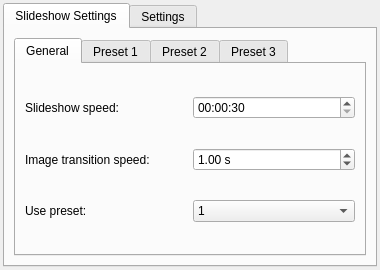
<?xml version="1.0" encoding="UTF-8"?>
<ui version="4.0">
 <class>Dialog</class>
 <widget class="QDialog" name="Dialog">
  <property name="windowModality">
   <enum>Qt::ApplicationModal</enum>
  </property>
  <property name="geometry">
   <rect>
    <x>0</x>
    <y>0</y>
    <width>380</width>
    <height>270</height>
   </rect>
  </property>
  <property name="minimumSize">
   <size>
    <width>380</width>
    <height>270</height>
   </size>
  </property>
  <property name="windowTitle">
   <string>Slideshow settings</string>
  </property>
  <layout class="QGridLayout" name="gridLayout">
   <property name="margin">
    <number>3</number>
   </property>
   <property name="spacing">
    <number>2</number>
   </property>
   <item row="0" column="0">
    <widget class="QTabWidget" name="settings_tabs">
     <property name="currentIndex">
      <number>0</number>
     </property>
     <widget class="QWidget" name="slideshow_settings_tab">
      <attribute name="title">
       <string>Slideshow Settings</string>
      </attribute>
      <layout class="QGridLayout" name="gridLayout_5">
       <item row="0" column="0" colspan="2">
        <widget class="QTabWidget" name="preset_tabs">
         <property name="currentIndex">
          <number>0</number>
         </property>
         <widget class="QWidget" name="tab_0">
          <attribute name="title">
           <string>General</string>
          </attribute>
          <layout class="QGridLayout" name="gridLayout_7">
           <item row="0" column="0">
            <widget class="QLabel" name="label">
             <property name="text">
              <string>Slideshow speed: </string>
             </property>
            </widget>
           </item>
           <item row="0" column="1">
            <widget class="QTimeEdit" name="base_speed_timeedit">
             <property name="frame">
              <bool>true</bool>
             </property>
             <property name="time">
              <time>
               <hour>0</hour>
               <minute>0</minute>
               <second>30</second>
              </time>
             </property>
             <property name="currentSection">
              <enum>QDateTimeEdit::MinuteSection</enum>
             </property>
            </widget>
           </item>
           <item row="1" column="0">
            <widget class="QLabel" name="label_3">
             <property name="toolTip">
              <string>The slideshow will transition for this amount of seconds before going to the next image.</string>
             </property>
             <property name="text">
              <string>Image transition speed: </string>
             </property>
            </widget>
           </item>
           <item row="1" column="1">
            <widget class="QDoubleSpinBox" name="transition_speed_spinner">
             <property name="readOnly">
              <bool>false</bool>
             </property>
             <property name="suffix">
              <string> s</string>
             </property>
             <property name="singleStep">
              <double>0.500000000000000</double>
             </property>
             <property name="value">
              <double>1.000000000000000</double>
             </property>
            </widget>
           </item>
           <item row="2" column="0">
            <widget class="QLabel" name="label_8">
             <property name="text">
              <string>Use preset:</string>
             </property>
            </widget>
           </item>
           <item row="2" column="1">
            <widget class="QComboBox" name="preset_selector">
             <item>
              <property name="text">
               <string>1</string>
              </property>
             </item>
             <item>
              <property name="text">
               <string>2</string>
              </property>
             </item>
             <item>
              <property name="text">
               <string>3</string>
              </property>
             </item>
            </widget>
           </item>
          </layout>
         </widget>
         <widget class="QWidget" name="tab_1">
          <attribute name="title">
           <string>Preset 1</string>
          </attribute>
          <layout class="QGridLayout" name="gridLayout_4">
           <item row="2" column="0">
            <widget class="QCheckBox" name="increment_speed_checkbox">
             <property name="text">
              <string>Increment slideshow speed?</string>
             </property>
            </widget>
           </item>
           <item row="3" column="0" colspan="2">
            <widget class="QGroupBox" name="groupBox">
             <property name="enabled">
              <bool>false</bool>
             </property>
             <property name="title">
              <string>Increment settings</string>
             </property>
             <layout class="QGridLayout" name="gridLayout_2">
              <item row="1" column="0">
               <widget class="QLabel" name="label_5">
                <property name="text">
                 <string>Slideshow time left: </string>
                </property>
               </widget>
              </item>
              <item row="0" column="1">
               <widget class="QSpinBox" name="increment_interval_spinner">
                <property name="suffix">
                 <string> image(s)</string>
                </property>
                <property name="minimum">
                 <number>1</number>
                </property>
                <property name="maximum">
                 <number>999999999</number>
                </property>
                <property name="value">
                 <number>5</number>
                </property>
               </widget>
              </item>
              <item row="0" column="0">
               <widget class="QLabel" name="label_2">
                <property name="text">
                 <string>Enter increment interval: </string>
                </property>
               </widget>
              </item>
              <item row="2" column="0">
               <widget class="QLabel" name="label_4">
                <property name="text">
                 <string>Total amount of images in slideshow:</string>
                </property>
               </widget>
              </item>
              <item row="2" column="1">
               <widget class="QLabel" name="increment_total_images_label">
                <property name="text">
                 <string>0</string>
                </property>
               </widget>
              </item>
              <item row="1" column="1">
               <widget class="QLabel" name="increment_time_left_label">
                <property name="text">
                 <string>00:00:00</string>
                </property>
               </widget>
              </item>
             </layout>
            </widget>
           </item>
          </layout>
         </widget>
         <widget class="QWidget" name="tab_2">
          <attribute name="title">
           <string>Preset 2</string>
          </attribute>
          <layout class="QGridLayout" name="gridLayout_3">
           <item row="0" column="0">
            <widget class="QLabel" name="label_6">
             <property name="text">
              <string>Total time:</string>
             </property>
            </widget>
           </item>
           <item row="0" column="1">
            <widget class="QTimeEdit" name="total_descval_time_edit">
             <property name="readOnly">
              <bool>false</bool>
             </property>
             <property name="buttonSymbols">
              <enum>QAbstractSpinBox::UpDownArrows</enum>
             </property>
             <property name="specialValueText">
              <string/>
             </property>
             <property name="accelerated">
              <bool>false</bool>
             </property>
             <property name="time">
              <time>
               <hour>0</hour>
               <minute>20</minute>
               <second>0</second>
              </time>
             </property>
             <property name="currentSection">
              <enum>QDateTimeEdit::MinuteSection</enum>
             </property>
             <property name="displayFormat">
              <string>H:mm:ss</string>
             </property>
             <property name="currentSectionIndex">
              <number>1</number>
             </property>
            </widget>
           </item>
           <item row="2" column="0">
            <widget class="QPushButton" name="add_preset_2_table_row">
             <property name="toolTip">
              <string>Add row</string>
             </property>
             <property name="text">
              <string/>
             </property>
             <property name="icon">
              <iconset resource="icons.qrc">
               <normaloff>:/Icons/Icons/plus.png</normaloff>:/Icons/Icons/plus.png</iconset>
             </property>
            </widget>
           </item>
           <item row="2" column="1">
            <widget class="QPushButton" name="remove_preset_2_table_row">
             <property name="toolTip">
              <string>Remove row</string>
             </property>
             <property name="text">
              <string/>
             </property>
             <property name="icon">
              <iconset resource="icons.qrc">
               <normaloff>:/Icons/Icons/minus.png</normaloff>:/Icons/Icons/minus.png</iconset>
             </property>
            </widget>
           </item>
           <item row="1" column="0" colspan="2">
            <widget class="TotalTimeTable" name="preset_2_table">
             <property name="rowCount">
              <number>3</number>
             </property>
             <row/>
             <row/>
             <row/>
             <column>
              <property name="text">
               <string>Description</string>
              </property>
             </column>
             <column>
              <property name="text">
               <string>Value</string>
              </property>
             </column>
            </widget>
           </item>
          </layout>
         </widget>
         <widget class="QWidget" name="tab_3">
          <attribute name="title">
           <string>Preset 3</string>
          </attribute>
          <layout class="QGridLayout" name="gridLayout_6">
           <item row="1" column="0">
            <widget class="QPushButton" name="add_images_time_table_row">
             <property name="toolTip">
              <string>Add row</string>
             </property>
             <property name="text">
              <string/>
             </property>
             <property name="icon">
              <iconset resource="icons.qrc">
               <normaloff>:/Icons/Icons/plus.png</normaloff>:/Icons/Icons/plus.png</iconset>
             </property>
            </widget>
           </item>
           <item row="1" column="1">
            <widget class="QPushButton" name="remove_images_time_table_row">
             <property name="toolTip">
              <string>Remove row</string>
             </property>
             <property name="text">
              <string/>
             </property>
             <property name="icon">
              <iconset resource="icons.qrc">
               <normaloff>:/Icons/Icons/minus.png</normaloff>:/Icons/Icons/minus.png</iconset>
             </property>
            </widget>
           </item>
           <item row="2" column="1">
            <widget class="QLabel" name="images_total_time_label">
             <property name="text">
              <string>00:00:00</string>
             </property>
            </widget>
           </item>
           <item row="2" column="0">
            <widget class="QLabel" name="label_7">
             <property name="text">
              <string>Total time:</string>
             </property>
            </widget>
           </item>
           <item row="0" column="0" colspan="2">
            <widget class="ImagesTimeTable" name="images_time_table">
             <property name="rowCount">
              <number>3</number>
             </property>
             <row/>
             <row/>
             <row/>
             <column>
              <property name="text">
               <string>Number of images</string>
              </property>
             </column>
             <column>
              <property name="text">
               <string>Time</string>
              </property>
             </column>
            </widget>
           </item>
          </layout>
         </widget>
        </widget>
       </item>
      </layout>
     </widget>
     <widget class="QWidget" name="settings_tab">
      <attribute name="title">
       <string>Settings</string>
      </attribute>
     </widget>
    </widget>
   </item>
  </layout>
 </widget>
 <customwidgets>
  <customwidget>
   <class>TotalTimeTable</class>
   <extends>QTableWidget</extends>
   <header>..tables</header>
   <slots>
    <slot>insert_row()</slot>
    <slot>remove_row()</slot>
   </slots>
  </customwidget>
  <customwidget>
   <class>ImagesTimeTable</class>
   <extends>QTableWidget</extends>
   <header>..tables</header>
   <slots>
    <slot>insert_row()</slot>
    <slot>remove_row()</slot>
   </slots>
  </customwidget>
 </customwidgets>
 <tabstops>
  <tabstop>add_preset_2_table_row</tabstop>
  <tabstop>increment_interval_spinner</tabstop>
  <tabstop>increment_speed_checkbox</tabstop>
 </tabstops>
 <resources>
  <include location="icons.qrc"/>
 </resources>
 <connections>
  <connection>
   <sender>increment_speed_checkbox</sender>
   <signal>toggled(bool)</signal>
   <receiver>groupBox</receiver>
   <slot>setEnabled(bool)</slot>
   <hints>
    <hint type="sourcelabel">
     <x>54</x>
     <y>82</y>
    </hint>
    <hint type="destinationlabel">
     <x>111</x>
     <y>92</y>
    </hint>
   </hints>
  </connection>
  <connection>
   <sender>add_preset_2_table_row</sender>
   <signal>clicked()</signal>
   <receiver>preset_2_table</receiver>
   <slot>insert_row()</slot>
   <hints>
    <hint type="sourcelabel">
     <x>68</x>
     <y>180</y>
    </hint>
    <hint type="destinationlabel">
     <x>90</x>
     <y>103</y>
    </hint>
   </hints>
  </connection>
  <connection>
   <sender>remove_preset_2_table_row</sender>
   <signal>clicked()</signal>
   <receiver>preset_2_table</receiver>
   <slot>remove_row()</slot>
   <hints>
    <hint type="sourcelabel">
     <x>257</x>
     <y>183</y>
    </hint>
    <hint type="destinationlabel">
     <x>251</x>
     <y>113</y>
    </hint>
   </hints>
  </connection>
  <connection>
   <sender>add_images_time_table_row</sender>
   <signal>clicked()</signal>
   <receiver>images_time_table</receiver>
   <slot>insert_row()</slot>
   <hints>
    <hint type="sourcelabel">
     <x>62</x>
     <y>168</y>
    </hint>
    <hint type="destinationlabel">
     <x>73</x>
     <y>79</y>
    </hint>
   </hints>
  </connection>
  <connection>
   <sender>remove_images_time_table_row</sender>
   <signal>clicked()</signal>
   <receiver>images_time_table</receiver>
   <slot>remove_row()</slot>
   <hints>
    <hint type="sourcelabel">
     <x>250</x>
     <y>155</y>
    </hint>
    <hint type="destinationlabel">
     <x>251</x>
     <y>98</y>
    </hint>
   </hints>
  </connection>
 </connections>
</ui>
